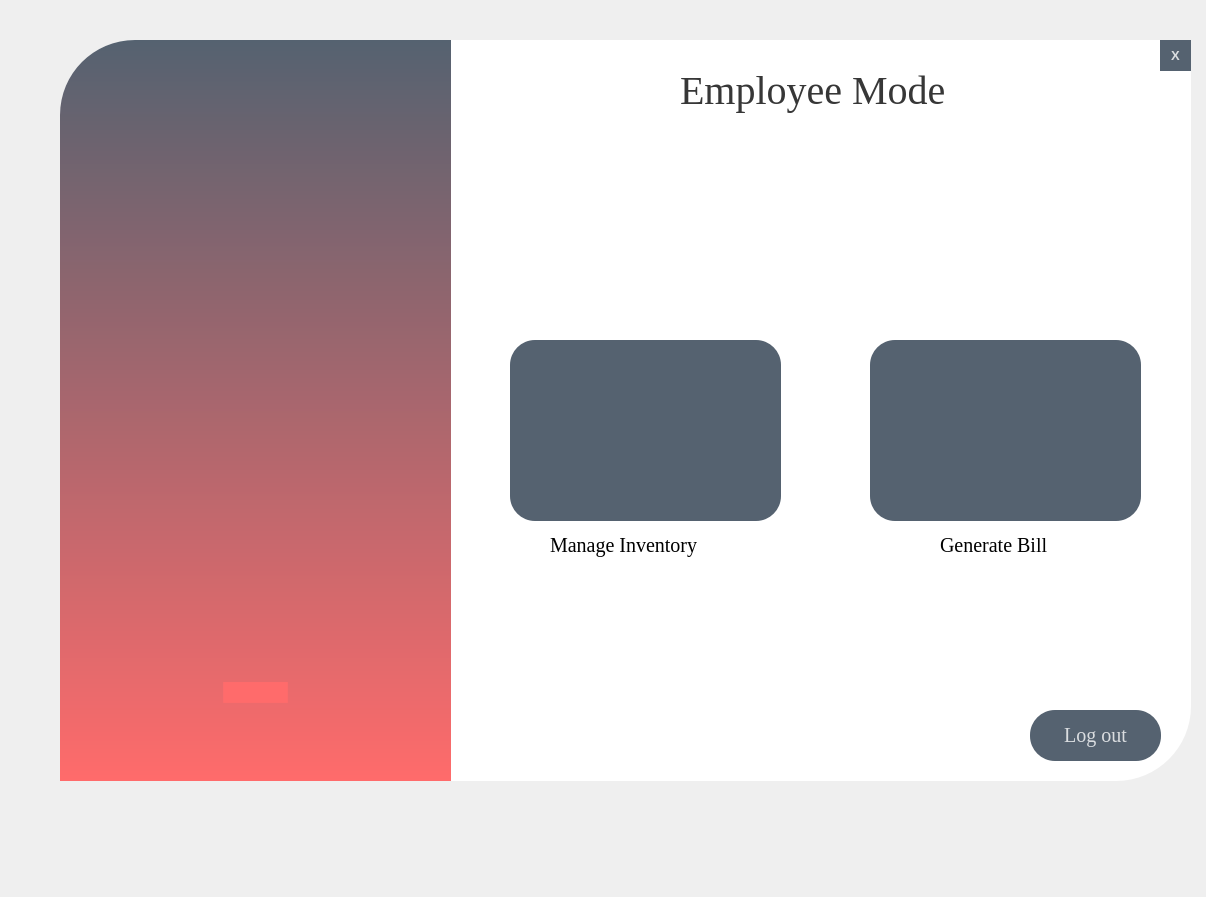
<?xml version="1.0" encoding="UTF-8"?>
<ui version="4.0">
 <class>Form</class>
 <widget class="QWidget" name="Form">
  <property name="geometry">
   <rect>
    <x>0</x>
    <y>0</y>
    <width>1206</width>
    <height>897</height>
   </rect>
  </property>
  <property name="windowTitle">
   <string>Form</string>
  </property>
  <property name="styleSheet">
   <string notr="true">QPushButton{
background-color:rgba(85,98,112,255);
color:rgba(255,255,255,200);
border-radius:25px

}

QPushButton:hover{
background-color:rgba(255,107,107,255);

}

QPushButton:pressed{
padding-left:5px;
padding-top:5px;
background-color:rgba(255,107,107,255):
backgound-position:calc(100% -10px)center:
}

</string>
  </property>
  <widget class="QLabel" name="label">
   <property name="geometry">
    <rect>
     <x>60</x>
     <y>40</y>
     <width>1131</width>
     <height>741</height>
    </rect>
   </property>
   <property name="styleSheet">
    <string notr="true">background-color:rgba(255,255,255,255);
border-bottom-right-radius:75px;
border-top-left-radius:75px;</string>
   </property>
   <property name="text">
    <string/>
   </property>
  </widget>
  <widget class="QLabel" name="label_2">
   <property name="geometry">
    <rect>
     <x>60</x>
     <y>40</y>
     <width>391</width>
     <height>741</height>
    </rect>
   </property>
   <property name="styleSheet">
    <string notr="true">background-color: qlineargradient(spread:pad, x1:0, y1:0, x2:0, y2:1, stop:0 rgba(85, 98,112, 255), stop:1 rgba(255, 107, 107, 255));
border-top-left-radius:75px;</string>
   </property>
   <property name="text">
    <string/>
   </property>
  </widget>
  <widget class="QPushButton" name="manageEmp">
   <property name="geometry">
    <rect>
     <x>510</x>
     <y>340</y>
     <width>271</width>
     <height>181</height>
    </rect>
   </property>
   <property name="font">
    <font>
     <family>Times New Roman</family>
     <pointsize>15</pointsize>
     <weight>50</weight>
     <bold>false</bold>
    </font>
   </property>
   <property name="cursor">
    <cursorShape>PointingHandCursor</cursorShape>
   </property>
   <property name="layoutDirection">
    <enum>Qt::RightToLeft</enum>
   </property>
   <property name="styleSheet">
    <string notr="true">image: url(:/images/inventory.png);
padding-left: 5%;
padding-top: 15%;
padding-right: 5%;
padding-bottom: 15%;</string>
   </property>
   <property name="text">
    <string/>
   </property>
  </widget>
  <widget class="QPushButton" name="manageSupp">
   <property name="geometry">
    <rect>
     <x>870</x>
     <y>340</y>
     <width>271</width>
     <height>181</height>
    </rect>
   </property>
   <property name="font">
    <font>
     <family>Times New Roman</family>
     <pointsize>15</pointsize>
     <weight>50</weight>
     <bold>false</bold>
    </font>
   </property>
   <property name="cursor">
    <cursorShape>PointingHandCursor</cursorShape>
   </property>
   <property name="styleSheet">
    <string notr="true">image: url(:/images/bill.png);
padding-left: 5%;
padding-top: 10%;
padding-right: 5%;
padding-bottom: 12%;</string>
   </property>
   <property name="text">
    <string/>
   </property>
  </widget>
  <widget class="QLabel" name="label_4">
   <property name="geometry">
    <rect>
     <x>60</x>
     <y>430</y>
     <width>391</width>
     <height>461</height>
    </rect>
   </property>
   <property name="font">
    <font>
     <family>Mountain</family>
     <pointsize>210</pointsize>
    </font>
   </property>
   <property name="layoutDirection">
    <enum>Qt::LeftToRight</enum>
   </property>
   <property name="styleSheet">
    <string notr="true">color:rgba(255,107,107,255);</string>
   </property>
   <property name="text">
    <string>-</string>
   </property>
   <property name="alignment">
    <set>Qt::AlignCenter</set>
   </property>
  </widget>
  <widget class="QPushButton" name="pushButton_3">
   <property name="geometry">
    <rect>
     <x>1160</x>
     <y>40</y>
     <width>31</width>
     <height>31</height>
    </rect>
   </property>
   <property name="font">
    <font>
     <pointsize>10</pointsize>
     <weight>75</weight>
     <bold>true</bold>
    </font>
   </property>
   <property name="cursor">
    <cursorShape>PointingHandCursor</cursorShape>
   </property>
   <property name="text">
    <string>X</string>
   </property>
  </widget>
  <widget class="QLabel" name="label_3">
   <property name="geometry">
    <rect>
     <x>680</x>
     <y>50</y>
     <width>341</width>
     <height>81</height>
    </rect>
   </property>
   <property name="font">
    <font>
     <family>Times New Roman</family>
     <pointsize>30</pointsize>
     <weight>50</weight>
     <bold>false</bold>
    </font>
   </property>
   <property name="styleSheet">
    <string notr="true">color:rgba(0,0,0,200);</string>
   </property>
   <property name="text">
    <string>Employee Mode</string>
   </property>
  </widget>
  <widget class="QLabel" name="label_6">
   <property name="geometry">
    <rect>
     <x>550</x>
     <y>530</y>
     <width>201</width>
     <height>31</height>
    </rect>
   </property>
   <property name="font">
    <font>
     <family>Times New Roman</family>
     <pointsize>15</pointsize>
    </font>
   </property>
   <property name="text">
    <string>Manage Inventory</string>
   </property>
  </widget>
  <widget class="QLabel" name="label_7">
   <property name="geometry">
    <rect>
     <x>940</x>
     <y>530</y>
     <width>161</width>
     <height>31</height>
    </rect>
   </property>
   <property name="font">
    <font>
     <family>Times New Roman</family>
     <pointsize>15</pointsize>
    </font>
   </property>
   <property name="styleSheet">
    <string notr="true"/>
   </property>
   <property name="text">
    <string>Generate Bill</string>
   </property>
  </widget>
  <widget class="QPushButton" name="logout">
   <property name="geometry">
    <rect>
     <x>1030</x>
     <y>710</y>
     <width>131</width>
     <height>51</height>
    </rect>
   </property>
   <property name="font">
    <font>
     <family>Times New Roman</family>
     <pointsize>15</pointsize>
    </font>
   </property>
   <property name="cursor">
    <cursorShape>PointingHandCursor</cursorShape>
   </property>
   <property name="text">
    <string>Log out</string>
   </property>
  </widget>
 </widget>
 <resources>
  <include location="res.qrc"/>
 </resources>
 <connections/>
</ui>
